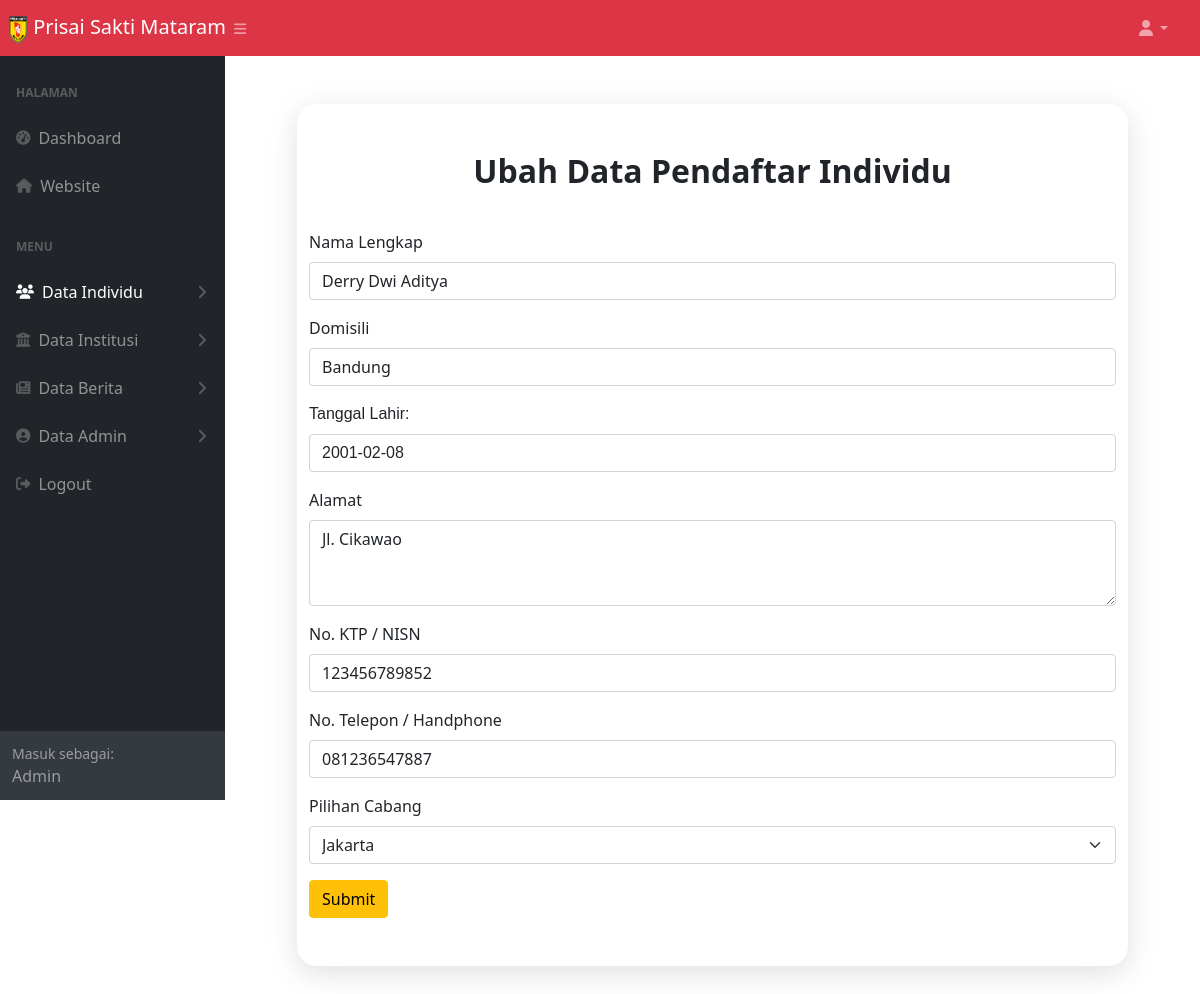
The app's page /ubah_data_pendaftar_individu.php?id=1 (signed in), older data.
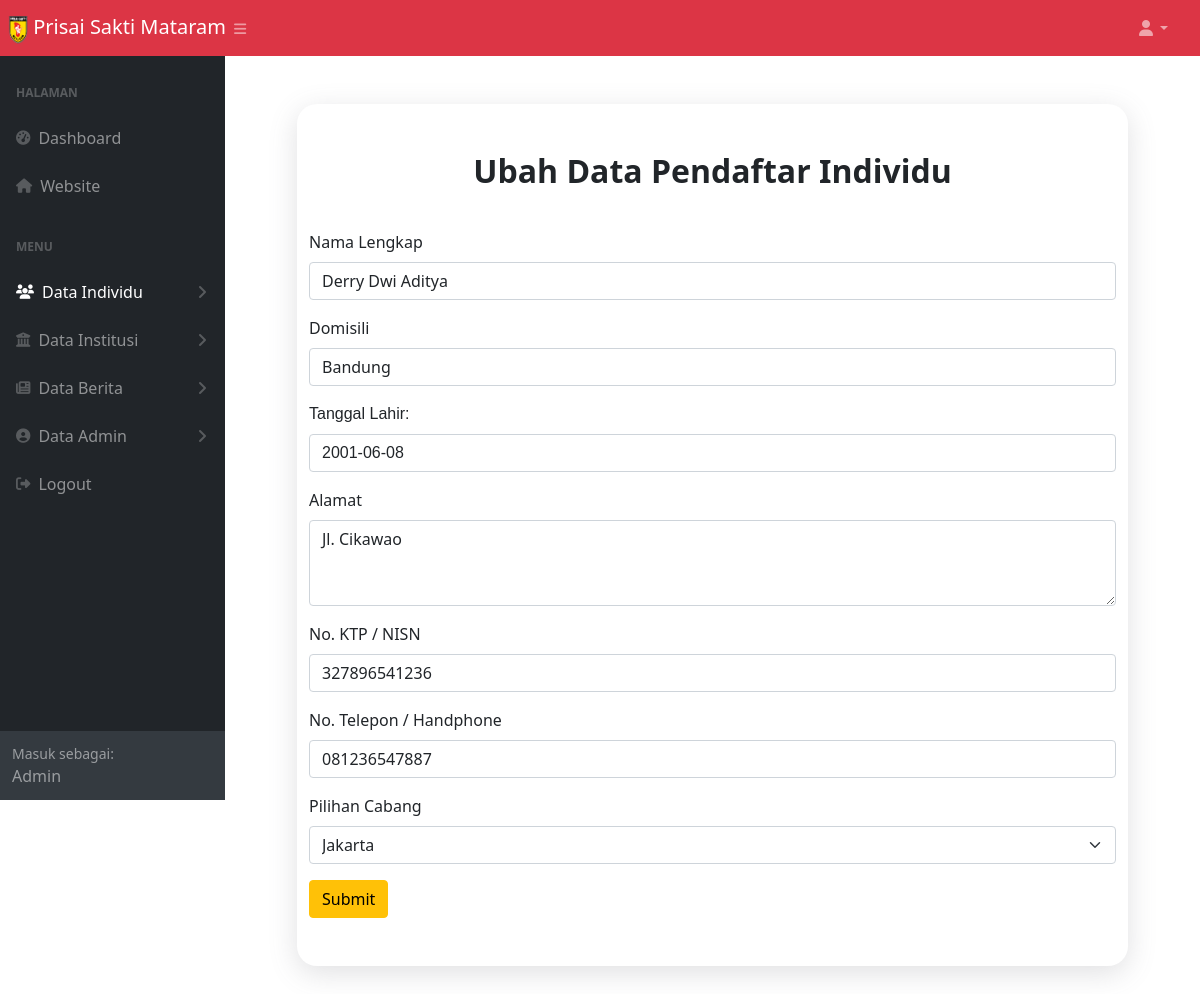
The same page, newer data.
### tables this page shows
CREATE TABLE `daftar_individu` (
  `id` int(9) NOT NULL,
  `nama` varchar(50) NOT NULL,
  `domisili` varchar(100) NOT NULL,
  `tanggal_lahir` date NOT NULL,
  `alamat` varchar(100) NOT NULL,
  `no_ktp` varchar(25) NOT NULL,
  `no_telp` varchar(50) NOT NULL,
  `cabang` varchar(50) NOT NULL,
  `invoice` varchar(150) NOT NULL
);

### functions.php (called while the page is built, shortened)
<?php
  $namaServer = "localhost";
  $user = "root";
  $password = "";
  $database = "psm";
  $koneksi = mysqli_connect($namaServer, $user, $password, $database) or die ("Koneksi Gagal");
  function query($query) {
    global $koneksi;
    $result = mysqli_query($koneksi, $query);
    $rows = [];
    while($row = mysqli_fetch_assoc($result)) {
      $rows[] = $row;
    }
    return $rows;
  }
?>

### ubah_data_pendaftar_individu.php (the view, shortened to what the changed rows need)
<?php
$id = $_GET['id'];
$pendaftar_individu = query("SELECT * FROM daftar_individu WHERE id = $id")[0];
?>
<!DOCTYPE html>
<html lang="en">
<head>
  <link href="https://cdn.jsdelivr.net/npm/bootstrap@5.0.0-beta2/dist/css/bootstrap.min.css" rel="stylesheet" />
  <link rel="stylesheet" href="style.css" />
  <link rel="stylesheet" href="styles.css" />
  <link href="https://code.jquery.com/ui/1.12.1/themes/base/jquery-ui.css" rel="stylesheet">
</head>
<body class="sb-nav-fixed">
  <div id="layoutSidenav">
    <div id="layoutSidenav_content">
      <main>
        <div class="container-fluid px-4">
          <section class="individu m-5">
            <div class="container">
              <h2 class="text-center pt-5 fw-bold">Ubah Data Pendaftar Individu</h2>
              <form action="" method="POST">
                <div class="mb-3 pt-4">
                  <label for="exampleInputEmail1" class="form-label">Nama Lengkap</label>
                  <input type="text" name="nama" class="form-control" id="exampleInputEmail1" aria-describedby="emailHelp" value="<?= $pendaftar_individu['nama'] ?>" required>
                </div>
                <div class="mb-3">
                  <label for="exampleInputEmail1" class="form-label">Domisili</label>
                  <input type="text" name="domisili" class="form-control" id="exampleInputEmail1" aria-describedby="emailHelp" value="<?= $pendaftar_individu['domisili'] ?>" required>
                </div>
                <div class="mb-3">
                  <div class="ui-widget">
                    <label for="datepicker" class="form-label">Tanggal Lahir: </label>
                    <input type="text" id="datepicker" name="tanggal_lahir" class="form-control" aria-describedby="emailHelp" value="<?= $pendaftar_individu['tanggal_lahir'] ?>" required />
                  </div>
                </div>
                <div class="mb-3">
                  <label for="exampleFormControlTextarea1" class="form-label">Alamat</label>
                  <textarea class="form-control" name="alamat" id="exampleFormControlTextarea1" rows="3" required><?= $pendaftar_individu['alamat'] ?></textarea>
                </div>
                <div class="mb-3">
                  <label for="exampleInputEmail1" class="form-label">No. KTP / NISN</label>
                  <input type="text" name="no_ktp" class="form-control" id="exampleInputEmail1" aria-describedby="emailHelp" value="<?= $pendaftar_individu['no_ktp'] ?>" required>
                </div>
                <div class="mb-3">
                  <label for="exampleInputEmail1" class="form-label">No. Telepon / Handphone</label>
                  <input type="text" name="no_telp" class="form-control" id="exampleInputEmail1" aria-describedby="emailHelp" value="<?= $pendaftar_individu['no_telp'] ?>" required>
                </div>
                <div class="mb-3">
                  <label for="exampleInputEmail1" class="form-label">Pilihan Cabang</label>
                  <select class="form-select" name="cabang" aria-label="Default select example">
                    <option value="Jakarta" <?php if ($pendaftar_individu['cabang'] == 'Jakarta') echo 'selected="Jakarta"' ?>>Jakarta</option>
                  </select>
                </div>
              </form>
            </div>
          </section>
        </div>
      </main>
    </div>
</body>
</html>

Row changes from the older to the newer data that the page shows:
changed daftar_individu "Derry Dwi Aditya": tanggal_lahir "2001-02-08" → "2001-06-08"; no_ktp "123456789852" → "327896541236"
